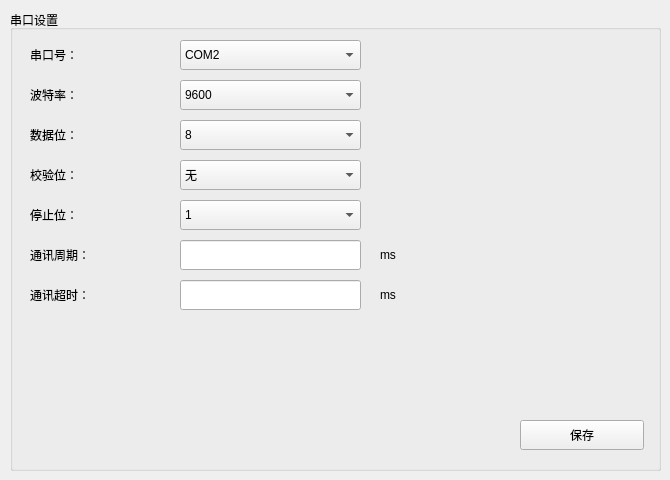
    <widget class="QWidget" name="page_3">
     <widget class="QGroupBox" name="gbox_serial">
      <property name="geometry">
       <rect>
        <x>10</x>
        <y>10</y>
        <width>651</width>
        <height>461</height>
       </rect>
      </property>
      <property name="styleSheet">
       <string notr="true"/>
      </property>
      <property name="title">
       <string>串口设置</string>
      </property>
      <widget class="QLabel" name="label_24">
       <property name="geometry">
        <rect>
         <x>20</x>
         <y>230</y>
         <width>150</width>
         <height>30</height>
        </rect>
       </property>
       <property name="text">
        <string>通讯周期：</string>
       </property>
      </widget>
      <widget class="QComboBox" name="comboBox_baudrate">
       <property name="geometry">
        <rect>
         <x>170</x>
         <y>70</y>
         <width>181</width>
         <height>30</height>
        </rect>
       </property>
       <property name="currentIndex">
        <number>4</number>
       </property>
       <item>
        <property name="text">
         <string>600</string>
        </property>
       </item>
       <item>
        <property name="text">
         <string>1200</string>
        </property>
       </item>
       <item>
        <property name="text">
         <string>2400</string>
        </property>
       </item>
       <item>
        <property name="text">
         <string>4800</string>
        </property>
       </item>
       <item>
        <property name="text">
         <string>9600</string>
        </property>
       </item>
       <item>
        <property name="text">
         <string>19200</string>
        </property>
       </item>
       <item>
        <property name="text">
         <string>38400</string>
        </property>
       </item>
       <item>
        <property name="text">
         <string>57600</string>
        </property>
       </item>
       <item>
        <property name="text">
         <string>115200</string>
        </property>
       </item>
      </widget>
      <widget class="QComboBox" name="comboBox_databits">
       <property name="geometry">
        <rect>
         <x>170</x>
         <y>110</y>
         <width>181</width>
         <height>30</height>
        </rect>
       </property>
       <property name="currentIndex">
        <number>2</number>
       </property>
       <item>
        <property name="text">
         <string>6</string>
        </property>
       </item>
       <item>
        <property name="text">
         <string>7</string>
        </property>
       </item>
       <item>
        <property name="text">
         <string>8</string>
        </property>
       </item>
      </widget>
      <widget class="QComboBox" name="comboBox_parity">
       <property name="geometry">
        <rect>
         <x>170</x>
         <y>150</y>
         <width>181</width>
         <height>30</height>
        </rect>
       </property>
       <item>
        <property name="text">
         <string>无</string>
        </property>
       </item>
       <item>
        <property name="text">
         <string>奇</string>
        </property>
       </item>
       <item>
        <property name="text">
         <string>偶</string>
        </property>
       </item>
      </widget>
      <widget class="QLabel" name="label_49">
       <property name="geometry">
        <rect>
         <x>20</x>
         <y>150</y>
         <width>150</width>
         <height>30</height>
        </rect>
       </property>
       <property name="text">
        <string>校验位：</string>
       </property>
      </widget>
      <widget class="QComboBox" name="comboBox_serial">
       <property name="geometry">
        <rect>
         <x>170</x>
         <y>30</y>
         <width>181</width>
         <height>30</height>
        </rect>
       </property>
       <item>
        <property name="text">
         <string>COM2</string>
        </property>
       </item>
       <item>
        <property name="text">
         <string>COM3</string>
        </property>
       </item>
       <item>
        <property name="text">
         <string>COM4</string>
        </property>
       </item>
       <item>
        <property name="text">
         <string>COM5</string>
        </property>
       </item>
       <item>
        <property name="text">
         <string>COM6</string>
        </property>
       </item>
       <item>
        <property name="text">
         <string>COM7</string>
        </property>
       </item>
      </widget>
      <widget class="QLineEdit" name="txtuartInterval">
       <property name="geometry">
        <rect>
         <x>170</x>
         <y>230</y>
         <width>181</width>
         <height>30</height>
        </rect>
       </property>
      </widget>
      <widget class="QLabel" name="label_51">
       <property name="geometry">
        <rect>
         <x>20</x>
         <y>70</y>
         <width>150</width>
         <height>30</height>
        </rect>
       </property>
       <property name="text">
        <string>波特率：</string>
       </property>
      </widget>
      <widget class="QLabel" name="label_48">
       <property name="geometry">
        <rect>
         <x>20</x>
         <y>190</y>
         <width>150</width>
         <height>30</height>
        </rect>
       </property>
       <property name="text">
        <string>停止位：</string>
       </property>
      </widget>
      <widget class="QComboBox" name="comboBox_stopbits">
       <property name="geometry">
        <rect>
         <x>170</x>
         <y>190</y>
         <width>181</width>
         <height>30</height>
        </rect>
       </property>
       <item>
        <property name="text">
         <string>1</string>
        </property>
       </item>
       <item>
        <property name="text">
         <string>2</string>
        </property>
       </item>
      </widget>
      <widget class="QLabel" name="label_25">
       <property name="geometry">
        <rect>
         <x>20</x>
         <y>30</y>
         <width>150</width>
         <height>30</height>
        </rect>
       </property>
       <property name="text">
        <string>串口号：</string>
       </property>
      </widget>
      <widget class="QLabel" name="label_50">
       <property name="geometry">
        <rect>
         <x>20</x>
         <y>110</y>
         <width>150</width>
         <height>30</height>
        </rect>
       </property>
       <property name="text">
        <string>数据位：</string>
       </property>
      </widget>
      <widget class="QLabel" name="label_26">
       <property name="geometry">
        <rect>
         <x>20</x>
         <y>270</y>
         <width>150</width>
         <height>30</height>
        </rect>
       </property>
       <property name="text">
        <string>通讯超时：</string>
       </property>
      </widget>
      <widget class="QLineEdit" name="txtuartTimeout">
       <property name="geometry">
        <rect>
         <x>170</x>
         <y>270</y>
         <width>181</width>
         <height>30</height>
        </rect>
       </property>
      </widget>
      <widget class="QPushButton" name="btn_SaveSerial">
       <property name="geometry">
        <rect>
         <x>510</x>
         <y>410</y>
         <width>124</width>
         <height>30</height>
        </rect>
       </property>
       <property name="text">
        <string>保存</string>
       </property>
       <property name="iconSize">
        <size>
         <width>120</width>
         <height>40</height>
        </size>
       </property>
      </widget>
      <widget class="QLabel" name="label_38">
       <property name="geometry">
        <rect>
         <x>370</x>
         <y>270</y>
         <width>62</width>
         <height>30</height>
        </rect>
       </property>
       <property name="text">
        <string>ms</string>
       </property>
      </widget>
      <widget class="QLabel" name="label_39">
       <property name="geometry">
        <rect>
         <x>370</x>
         <y>230</y>
         <width>62</width>
         <height>30</height>
        </rect>
       </property>
       <property name="text">
        <string>ms</string>
       </property>
      </widget>
     </widget>
    </widget>
